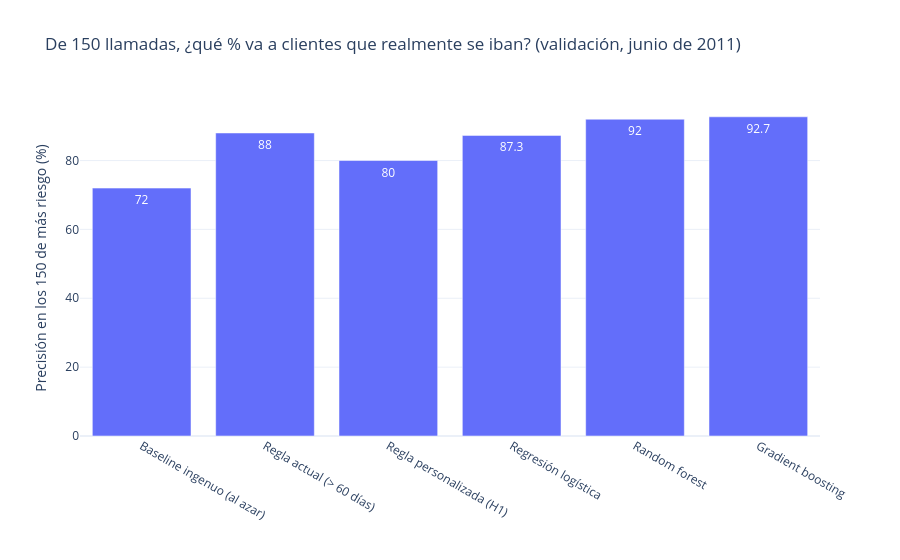

The code cell stored with this chart in its notebook:
### Markdown cell above
## 6. Modelos candidatos (Candidate models)

Uno simple (regresión logística) y dos ensembles (random forest y gradient boosting), con el mismo pipeline. El PR-AUC de entrenamiento sirve para detectar sobreajuste.

### Code cell
X_COLS = NUM_FEATURES + CAT_FEATURES
MODELS = {
    "Regresión logística": LogisticRegression(max_iter=2000, random_state=SEED),
    "Random forest": RandomForestClassifier(n_estimators=300, min_samples_leaf=20, n_jobs=-1, random_state=SEED),
    "Gradient boosting": HistGradientBoostingClassifier(learning_rate=0.05, max_iter=300, random_state=SEED),
}
fitted, rows = {}, []
for name, model in MODELS.items():
    pipe = make_pipeline(model).fit(train[X_COLS], train[TARGET])
    fitted[name] = pipe
    r = evaluate(val, pipe.predict_proba(val[X_COLS])[:, 1], name)
    r["PR-AUC entrenamiento"] = round(average_precision_score(train[TARGET], pipe.predict_proba(train[X_COLS])[:, 1]), 3)
    rows.append(r)

comparison = pd.concat([baselines, pd.DataFrame(rows)], ignore_index=True)
RESULTS["comparacion_validacion"] = comparison.to_dict("records")

fig = px.bar(comparison, x="modelo", y="precisión % (riesgo)", text="precisión % (riesgo)",
             title=f"De {CAPACITY} llamadas, ¿qué % va a clientes que realmente se iban? (validación, junio de 2011)",
             labels={"modelo": "", "precisión % (riesgo)": f"Precisión en los {CAPACITY} de más riesgo (%)"})
fig.show()
comparison

### Figure 1 — Plotly figure (JSON) as saved in the notebook; plotly's stock layout.template omitted (floating-point values rounded to 4 significant figures)
{"data": [{"hovertemplate": "=%{x}<br>Precisión en los 150 de más riesgo (%)=%{text}<extra></extra>", "legendgroup": "", "marker": {"color": "#636efa", "pattern": {"shape": ""}}, "name": "", "orientation": "v", "showlegend": false, "text": [72.0, 88.0, 80.0, 87.3, 92.0, 92.7], "textposition": "auto", "type": "bar", "x": ["Baseline ingenuo (al azar)", "Regla actual (> 60 días)", "Regla personalizada (H1)", "Regresión logística", "Random forest", "Gradient boosting"], "xaxis": "x", "y": [72.0, 88.0, 80.0, 87.3, 92.0, 92.7], "yaxis": "y"}], "layout": {"barmode": "relative", "legend": {"tracegroupgap": 0}, "title": {"text": "De 150 llamadas, ¿qué % va a clientes que realmente se iban? (validación, junio de 2011)"}, "xaxis": {"anchor": "y", "domain": [0, 1], "title": {"text": ""}}, "yaxis": {"anchor": "x", "domain": [0, 1], "title": {"text": "Precisión en los 150 de más riesgo (%)"}}}}
